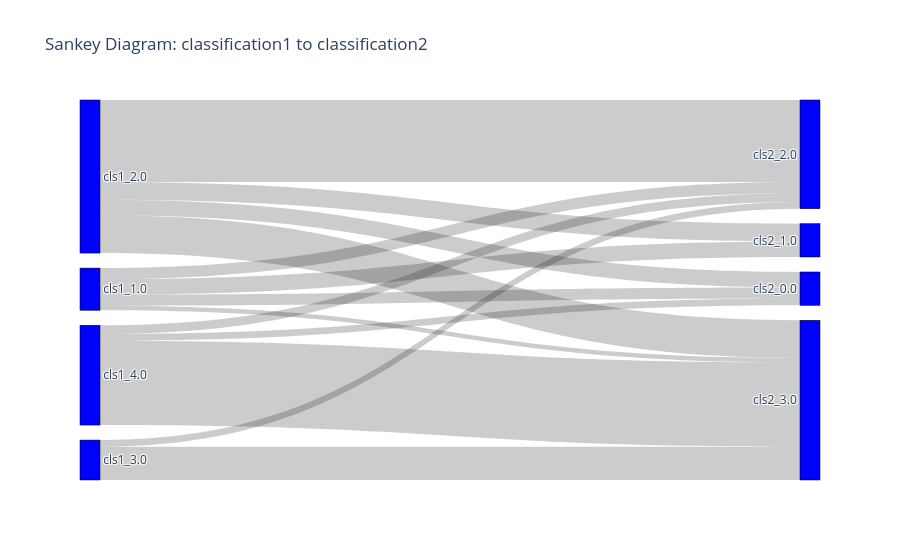

Here is the notebook cell this chart was saved with:
### Code cell
import plotly.graph_objects as go

# Get the cross-tab as a flat list
ct = crosstab

# Prepare labels
labels = [f'cls1_{i}' for i in ct.index] + [f'cls2_{j}' for j in ct.columns]

# Map indices for Sankey
source = []
target = []
value = []

for i, row in enumerate(ct.index):
    for j, col in enumerate(ct.columns):
        source.append(i)                # classification1 index
        target.append(len(ct.index)+j)  # classification2 index offset
        value.append(ct.loc[row, col])  # count

# Build Sankey diagram
fig = go.Figure(data=[go.Sankey(
    node=dict(
        pad=15,
        thickness=20,
        line=dict(color='black', width=0.5),
        label=labels,
        color='blue'
    ),
    link=dict(
        source=source,
        target=target,
        value=value
    ))])

fig.update_layout(title_text="Sankey Diagram: classification1 to classification2", font_size=12)
fig.show()

### Figure 1 — Plotly figure (JSON) as saved in the notebook; plotly's stock layout.template omitted (floating-point values rounded to 4 significant figures)
{"data": [{"link": {"source": [0, 0, 0, 0, 1, 1, 1, 1, 2, 2, 2, 2, 3, 3, 3, 3], "target": [4, 5, 6, 7, 4, 5, 6, 7, 4, 5, 6, 7, 4, 5, 6, 7], "value": [5, 7, 5, 2, 7, 8, 37, 17, 0, 0, 3, 15, 3, 0, 4, 38]}, "node": {"color": "blue", "label": ["cls1_1.0", "cls1_2.0", "cls1_3.0", "cls1_4.0", "cls2_0.0", "cls2_1.0", "cls2_2.0", "cls2_3.0"], "line": {"color": "black", "width": 0.5}, "pad": 15, "thickness": 20}, "type": "sankey"}], "layout": {"font": {"size": 12}, "title": {"text": "Sankey Diagram: classification1 to classification2"}}}
